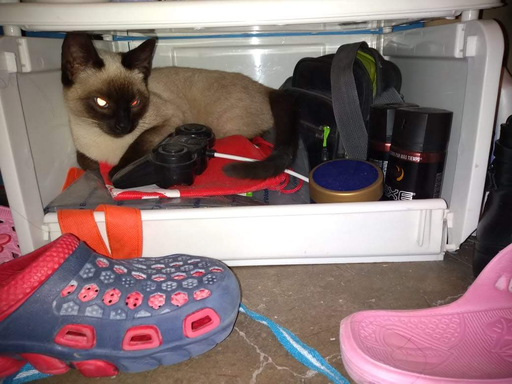
%> input picture PDI/Matlab/Practicas/cat.jpg (cropped and resized to the size of MATLAB's example picture), 512 x 384 px, given in place of peppers.png, which was not available
$ octave practica2.m   (GNU Octave 9; MATLAB toolbox functions it lacks are replaced by stand-ins)
%> lines starting %> are read from the running program, lines starting %| are printed output that depends on the picture; pictures that were not available may be replaced by others from this repository, and a replacement may not be noted
%Practica 2 - Expansion del histograma
clc
clear all
close all
warning of all

b=imread('peppers.png');
%> b is the input picture: size 384x512x3 uint8; mean R, G, B 136.7, 114.2, 115.5

roja=b;
roja(:,:,[2 3])=0;
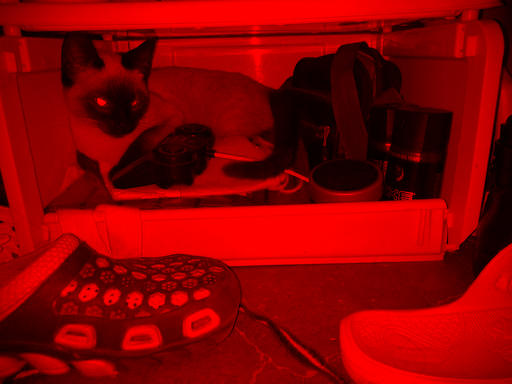
%> roja: size 384x512x3 uint8; mean R, G, B 136.7, 0, 0

verde=b;
verde(:,:,[1 3])=0;
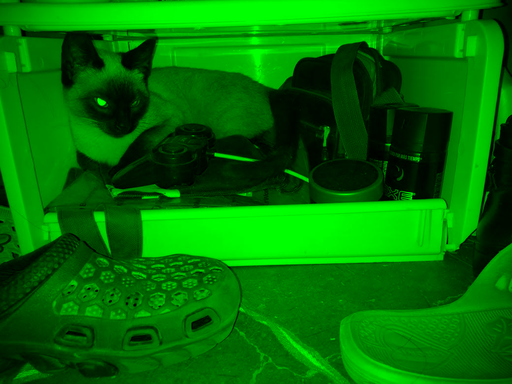
%> verde: size 384x512x3 uint8; mean R, G, B 0, 114.2, 0

azul=b;
azul(:,:,[1 2])=0;
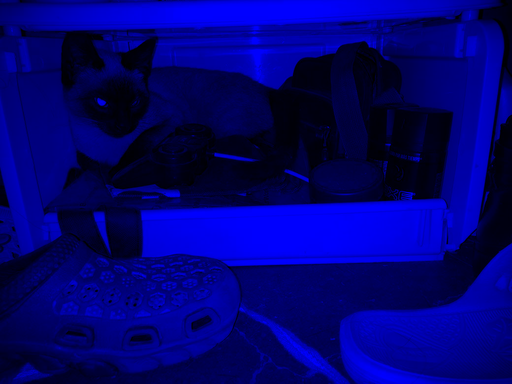
%> azul: size 384x512x3 uint8; mean R, G, B 0, 0, 115.5

figure(1)
% imagen roja antes de expansion
rojaGris=roja(:,:,1); %roja escala de grises
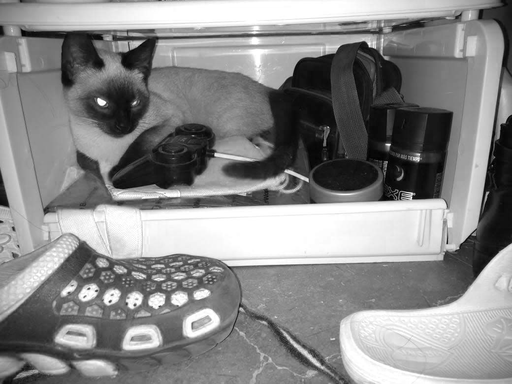
%> rojaGris: size 384x512 uint8; min 0, max 255, mean 136.7
subplot(3,3,1)
imshow(roja);
title('Imagen roja');
subplot(3,3,4)
imshow(rojaGris);
title('Imagen gris-roja');
subplot(3,3,7)
histogram(rojaGris);
title('Histograma gris-roja');
%imagen verde antes de expansion
verdeGris=verde(:,:,2); %verde escala de grises
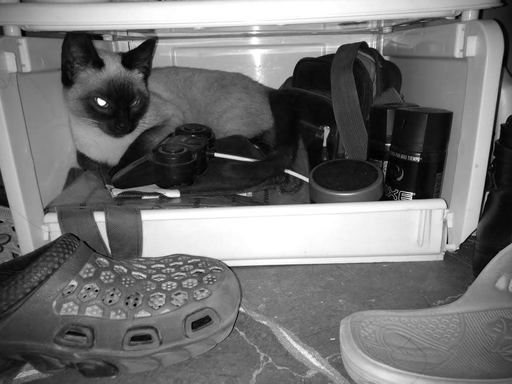
%> verdeGris: size 384x512 uint8; min 0, max 255, mean 114.2
subplot(3,3,2)
imshow(verde);
title('Imagenverde');
subplot(3,3,5)
imshow(verdeGris);
title('Imagen gris-verde')
subplot(3,3,8)
histogram(verdeGris);
title('Histograma gris-verde')
%imagen azul antes de expansion
azulGris=azul(:,:,3); %azul escala de grises
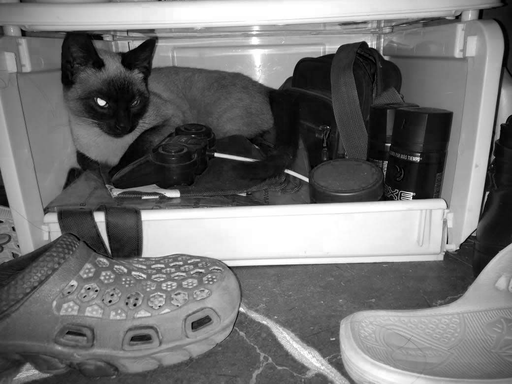
%> azulGris: size 384x512 uint8; min 0, max 255, mean 115.5
subplot(3,3,3)
imshow(azul);
title('Imagen azul');
subplot(3,3,6)
imshow(azulGris);
title('Imagen gris-azul');
subplot(3,3,9)
histogram(azulGris);
title('Histograma gris-azul');
%minimo y maximos deseados
MIN = 0;
MAX = 255;
opcion = 1;

while opcion == 1
% minimo y maximo añadidos por el usuario

%> (the run ends here)
